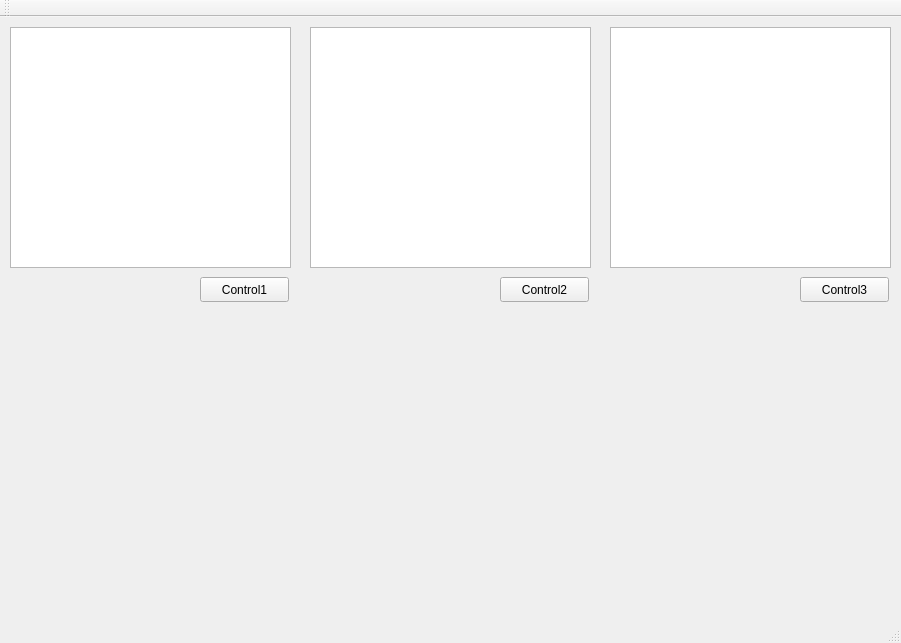
<?xml version="1.0" encoding="UTF-8"?>
<ui version="4.0">
 <class>MainWindow</class>
 <widget class="QMainWindow" name="MainWindow">
  <property name="geometry">
   <rect>
    <x>0</x>
    <y>0</y>
    <width>901</width>
    <height>643</height>
   </rect>
  </property>
  <property name="windowTitle">
   <string>MainWindow</string>
  </property>
  <widget class="QWidget" name="centralWidget">
   <property name="autoFillBackground">
    <bool>false</bool>
   </property>
   <widget class="QPushButton" name="pushButtonControl1">
    <property name="geometry">
     <rect>
      <x>200</x>
      <y>260</y>
      <width>89</width>
      <height>25</height>
     </rect>
    </property>
    <property name="text">
     <string>Control1</string>
    </property>
   </widget>
   <widget class="QTextEdit" name="textEdit1">
    <property name="geometry">
     <rect>
      <x>10</x>
      <y>10</y>
      <width>281</width>
      <height>241</height>
     </rect>
    </property>
   </widget>
   <widget class="QTextEdit" name="textEdit2">
    <property name="geometry">
     <rect>
      <x>310</x>
      <y>10</y>
      <width>281</width>
      <height>241</height>
     </rect>
    </property>
   </widget>
   <widget class="QPushButton" name="pushButtonControl2">
    <property name="geometry">
     <rect>
      <x>500</x>
      <y>260</y>
      <width>89</width>
      <height>25</height>
     </rect>
    </property>
    <property name="text">
     <string>Control2</string>
    </property>
   </widget>
   <widget class="QTextEdit" name="textEdit3">
    <property name="geometry">
     <rect>
      <x>610</x>
      <y>10</y>
      <width>281</width>
      <height>241</height>
     </rect>
    </property>
   </widget>
   <widget class="QPushButton" name="pushButtonControl3">
    <property name="geometry">
     <rect>
      <x>800</x>
      <y>260</y>
      <width>89</width>
      <height>25</height>
     </rect>
    </property>
    <property name="text">
     <string>Control3</string>
    </property>
   </widget>
  </widget>
  <widget class="QMenuBar" name="menuBar">
   <property name="geometry">
    <rect>
     <x>0</x>
     <y>0</y>
     <width>901</width>
     <height>22</height>
    </rect>
   </property>
  </widget>
  <widget class="QToolBar" name="mainToolBar">
   <attribute name="toolBarArea">
    <enum>TopToolBarArea</enum>
   </attribute>
   <attribute name="toolBarBreak">
    <bool>false</bool>
   </attribute>
  </widget>
  <widget class="QStatusBar" name="statusBar"/>
 </widget>
 <layoutdefault spacing="6" margin="11"/>
 <resources/>
 <connections/>
</ui>
